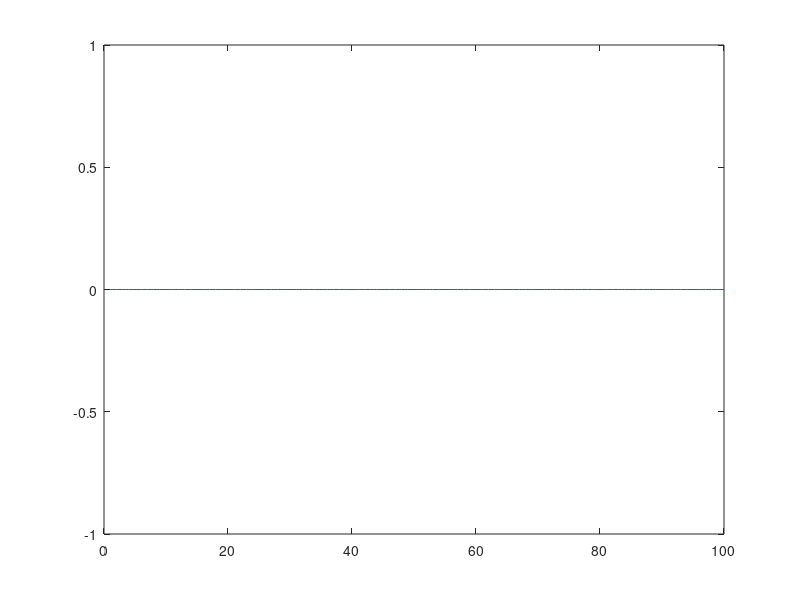

This chart was generated by the following MATLAB code:
clear
clc
close all

framect = 1000;
xmin = 0;
xmax = 1;
dt = 0.01;
n = 100;
x = linspace(xmin, xmax, n)';
dx = x(5) - x(4);
y = zeros(size(x));
yold = y;
velocity = zeros(size(x));
T = 1;

for i = 1:framect
   plot(y);
   
end
